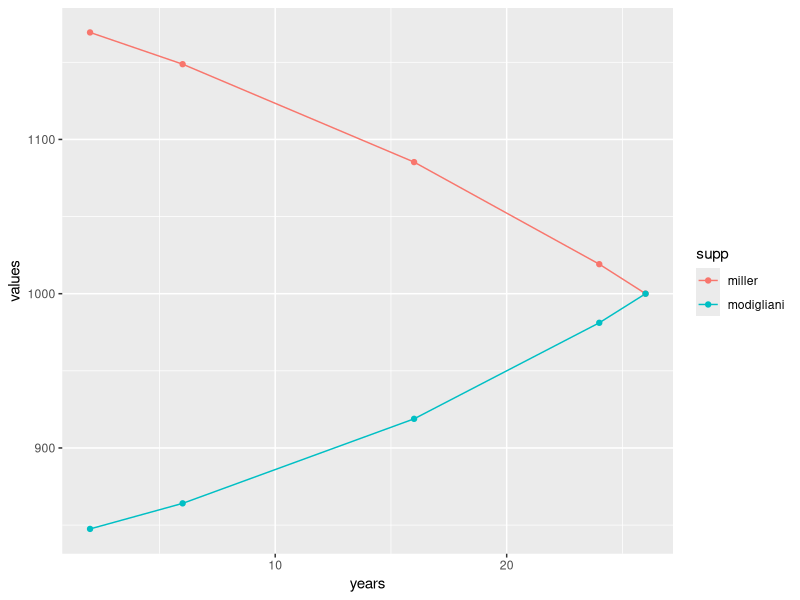
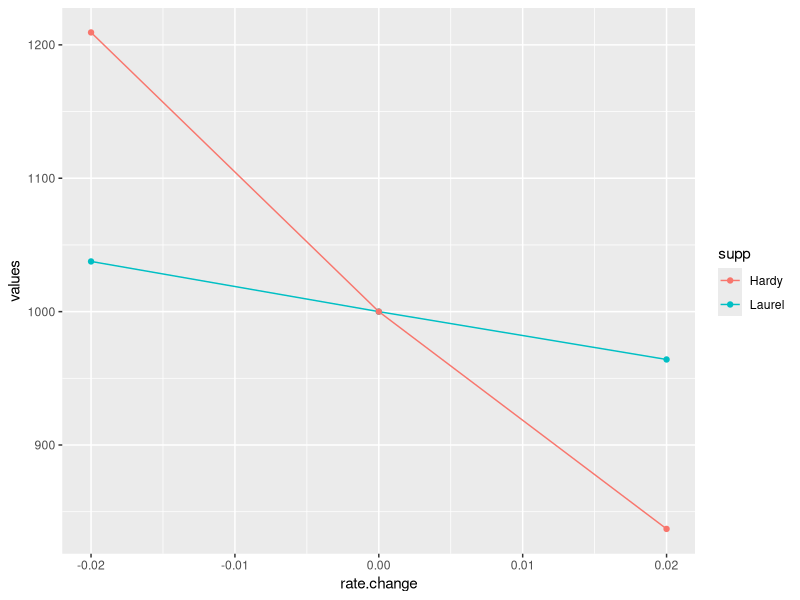
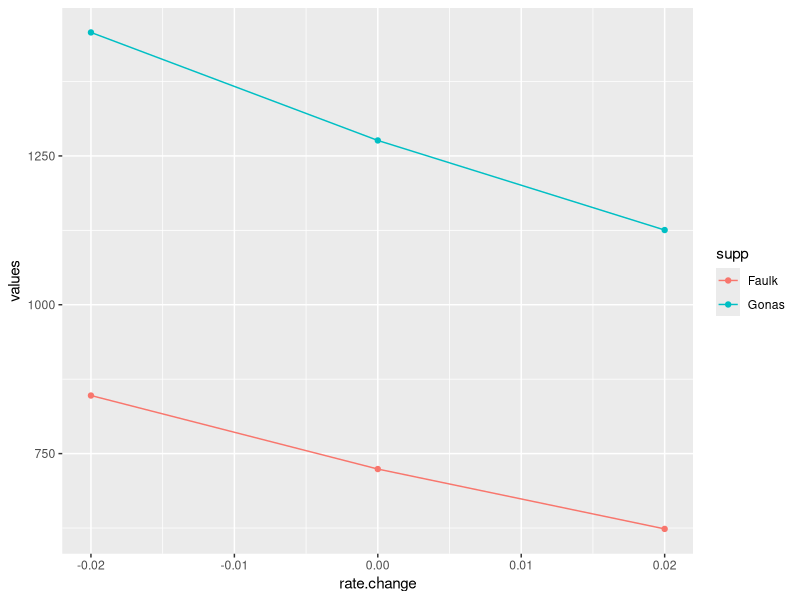

These charts were generated, in order, by the following R code:
## ---- chunk 1
knitr::opts_chunk$set(echo = TRUE)
require(ggplot2)
## ---- chunk 2
ttm <- 15
ytm <- c(.05, .1, .15)
par <- 1000
pv <- function(F, r, t) F / (1 + r)^t
pv(par, ytm, ttm)
## ---- chunk 3
ttm <- 15
ytm <- c(.07, .09, .05)
coupon.rate <- .07
par <- 1000
pvia <- function(r, t) (1 - (1 + r)^(-t)) / r
pv <- function(F, r, t) F / (1 + r)^(t)
bond.value <- function(F, C, r, t) C * pvia(r, t) + pv(F, r, t)
coupon <- coupon.rate * par
bond.value(par, coupon, ytm, ttm)
## ---- chunk 4
ttm <- 15 - 2
coupon.rate <- .064
par <- 1000
value <- 1.05 * par
f <- function(r) (coupon.rate * par) * (1 - (1 + r)^(-ttm)) / r + par / (1 + r)^ttm - value
uniroot(f, lower=1e-6, upper=1, tol=1e-8)$root
## ---- chunk 5
C <- 2800
F <- 100000
T <- 21
V <- 92000
f <- function(r) 2800 * (1 - (1 + r)^(-T)) / r + 100000 / (1 + r)^T - V
uniroot(f, lower=1e-5, upper=1, tol=1e-8)$root
## ---- chunk 6
bond.value <- function(C, F, r, t) C * (1 - (1 + r)^(-t)) / r + F / (1 + r)^(t)
years <- c(2, 6, 16, 24, 26)
supp <- c(rep('miller', length(years)), rep('modigliani', length(years)))
values <- c(bond.value(40, 1000, .03, 26-years), bond.value(30, 1000, .04, 26-years))
df <- data.frame(supp, years, values)
g <- ggplot(df, aes(x=years, y=values, colour=supp)) +
  geom_line() + geom_point()
g
## ---- chunk 7
bond.value <- function(C, F, r, t) C * (1 - (1 + r)^(-t)) / r + F / (1 + r)^(t)
percent.change <- function(old, new) (new - old) / old * 100
rate.change <- c(-.02, 0, .02)
supp <- c(rep('Laurel', length(rate.change)), rep('Hardy', length(rate.change)))
(Laurel.values <- bond.value(70/2, 1000, (.07 + rate.change)/2, 4))
(Laurel.rate.drops <- percent.change(Laurel.values[1], Laurel.values[2]))
(Laurel.rate.increases <- percent.change(Laurel.values[3], Laurel.values[2]))
(Laurel.values[1] - Laurel.values[2]) / Laurel.values[2] * 100
(Laurel.values[3] - Laurel.values[2]) / Laurel.values[2] * 100
(Hardy.values <- bond.value(70/2, 1000, (.07 + rate.change)/2, 30))
(Hard.rate.drops <- percent.change(Hardy.values[1], Hardy.values[2]))
(Hard.rate.drops <- percent.change(Hardy.values[3], Hardy.values[2]))
values <- c(Laurel.values, Hardy.values)
df <- data.frame(supp, rate.change, values)
g <- ggplot(df, aes(x=rate.change, y=values, colour=supp)) +
  geom_line() + geom_point()
g
## ---- chunk 8
bond.value <- function(C, F, r, t) C * (1 - (1 + r)^(-t)) / r + F / (1 + r)^(t)
percent.change <- function(old, new) (new - old) / old * 100
rate.change <- c(-.02, 0, .02)
supp <- c(rep('Faulk', length(rate.change)), rep('Gonas', length(rate.change)))
(Faulk.values <- bond.value(60/2, 1000, (.1 + rate.change)/2, 24))
(Faulk.values[1] - Faulk.values[2]) / Faulk.values[2] * 100
(Faulk.values[3] - Faulk.values[2]) / Faulk.values[2] * 100
(Gonas.values <- bond.value(140/2, 1000, (.1 + rate.change)/2, 24))
(Gonas.values[1] - Gonas.values[2]) / Gonas.values[2] * 100
(Gonas.values[3] - Gonas.values[2]) / Gonas.values[2] * 100
values <- c(Faulk.values, Gonas.values)
df <- data.frame(supp, rate.change, values)
g <- ggplot(df, aes(x=rate.change, y=values, colour=supp)) +
  geom_line() + geom_point()
g
## ---- chunk 9
coupon <- 62/2
period <- 9 * 2
par <- 1000
market <- 1050
f <- function(r) coupon * (1 - (1 + r)^(-period)) / r + par / (1 + r)^(period) - market
uniroot(f, lower=1e-4, upper=1, tol=1e-8)$root
## ---- chunk 10
coupon <- 70/2
par <- 1000
market <- 1063
period <- 20 * 2
f <- function(r) coupon * (1 - (1 + r)^(-period)) / r + par / (1 + r)^(period) - market
uniroot(f, lower=1e-4, upper=1, tol=1e-8)$root
# The book's answer is 6.44% which is the answer if I regard this as an annual
# payment. Need to verify.
## ---- chunk 11
f <- function(t) 90 * (1 - 1.0781^(-t)) / .0781 + 1000/1.0781^(t) - 1068.88
uniroot(f, lower=1, upper=30, tol=1e-2)$root
# Verify
f <- function(r) 90 * (1 - (1 + r)^(-8)) / r + 1000 / (1 + r)^(8) - 1068.88
uniroot(f, lower=1e-4, upper=1, tol=1e-8)$root
## ---- chunk 12
f <- function(r) 72.40 * (1 - (1 + r)^(-9)) / r + 1000 / (1 + r)^(9) - 1053.12
uniroot(f, lower=1e-4, upper=1, tol=1e-8)$root
